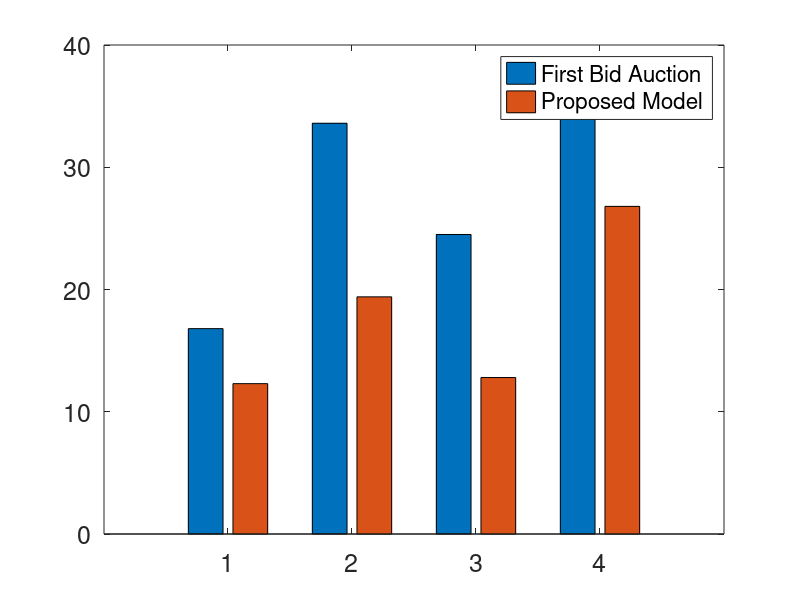

MATLAB code for this plot:
y=[16.8 12.3; 33.6 19.4; 24.5 12.8; 37.8 26.8];
bar(y);
legend({'First Bid Auction', 'Proposed Model'},'Location', 'northeast');
set(gca,'Fontsize', 18);